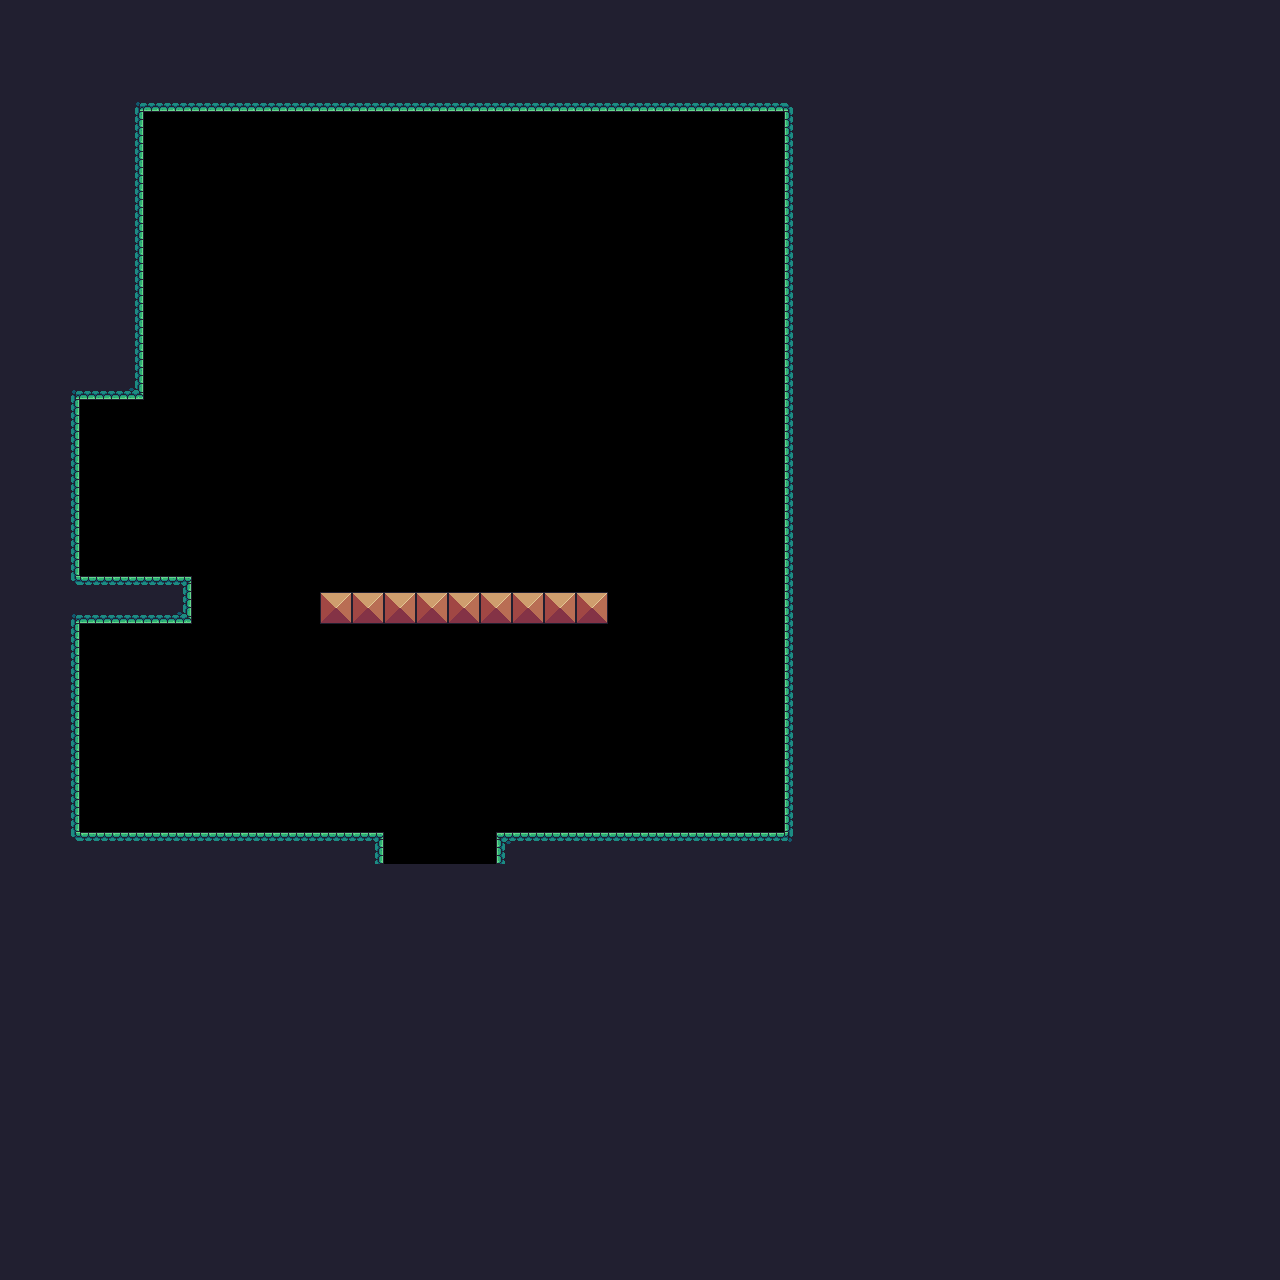

This game map was drawn from its Tiled (.tmx) file and the tilesets committed beside it. A one-line description and the trimmed map source follow:
An orthogonal 80x80 tile map with 16x16 px tiles, 1 tile layer (blocks) and 23 objects.

<map version="1.2" tiledversion="1.3.3" orientation="orthogonal" renderorder="right-down" width="80" height="80" tilewidth="16" tileheight="16" infinite="0" nextlayerid="12" nextobjectid="274">
 <editorsettings>
  <export target="../src/boilerplate/assets/levels/level1_7.json" format="json" />
 </editorsettings>
 <tileset firstgid="1" name="TerrainTileset" tilewidth="16" tileheight="16" tilecount="242" columns="22">
  <image source="../src/assets/raw/Terrain/Terrain (16x16).png" width="352" height="176" />
 </tileset>
 <objectgroup id="8" name="trampolines" />
 <objectgroup id="5" name="player">
  <object id="13" x="112" y="464.655">
   <point />
  </object>
 </objectgroup>
 <objectgroup id="6" name="fruits">
  <object id="258" x="320.614" y="416">
   <point />
  </object>
  <object id="259" x="400.614" y="368">
   <point />
  </object>
  <object id="260" x="480.614" y="320">
   <point />
  </object>
  <object id="261" x="560.614" y="272">
   <point />
  </object>
  <object id="268" x="736.614" y="432">
   <point />
  </object>
  <object id="272" x="519.59" y="803.432">
   <point />
  </object>
 </objectgroup>
 <objectgroup id="7" name="spikes">
  <object id="264" x="736.614" y="544">
   <point />
  </object>
 </objectgroup>
 <objectgroup id="9" name="saws">
  <properties>
   <property name="reverse" type="bool" value="true" />
  </properties>
  <object id="262" x="306.709" y="592.435" width="283.528" height="30.1425" />
  <object id="271" x="519.59" y="830.749" width="116.802" height="1" />
 </objectgroup>
 <objectgroup id="3" name="checkpoint">
  <object id="9" x="704.614" y="784">
   <point />
  </object>
 </objectgroup>
 <objectgroup id="2" name="boxes">
  <object id="1" gid="159" x="553.358" y="708.893" width="16" height="16" />
  <object id="2" gid="159" x="554.367" y="709.902" width="16" height="16" />
  <object id="3" gid="159" x="554.367" y="709.902" width="16" height="16" />
  <object id="5" gid="159" x="208.164" y="740.182" width="16" height="16" />
  <object id="6" gid="159" x="177.884" y="727.061" width="16" height="16" />
  <object id="7" gid="159" x="198.071" y="735.136" width="16" height="16" />
 </objectgroup>
 <objectgroup id="10" name="fallingPlatforms">
  <object id="252" x="320.614" y="448">
   <point />
  </object>
  <object id="255" x="400.614" y="400">
   <point />
  </object>
  <object id="256" x="480.614" y="352">
   <point />
  </object>
  <object id="257" x="560.614" y="304">
   <point />
  </object>
  <object id="265" x="736.614" y="480">
   <point />
  </object>
 </objectgroup>
 <objectgroup id="11" name="bottomLine">
  <object id="273" x="246.771" y="861.393" width="381.688" height="8.07196" />
 </objectgroup>
 <layer id="1" name="blocks" width="80" height="80">
  <data>[6400 cells, 4535 non-empty, 17 distinct tile ids]</data>
 </layer>
</map>
